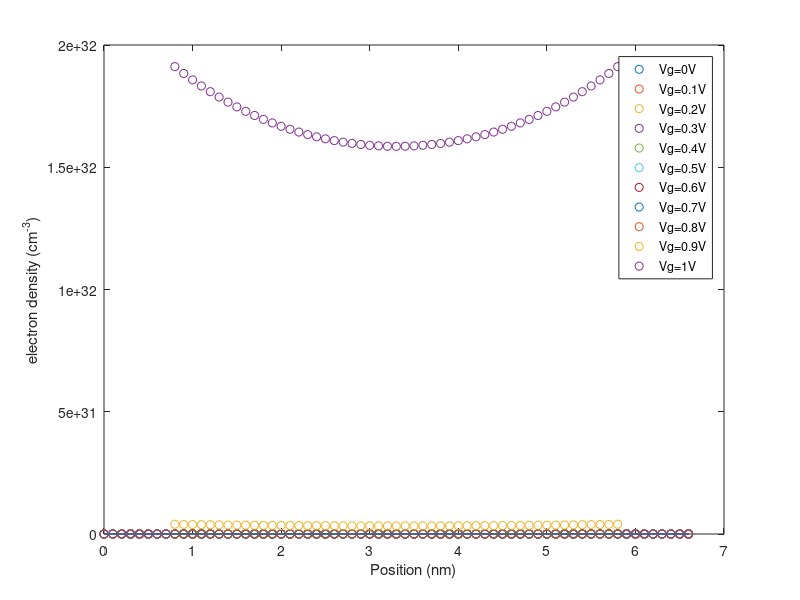
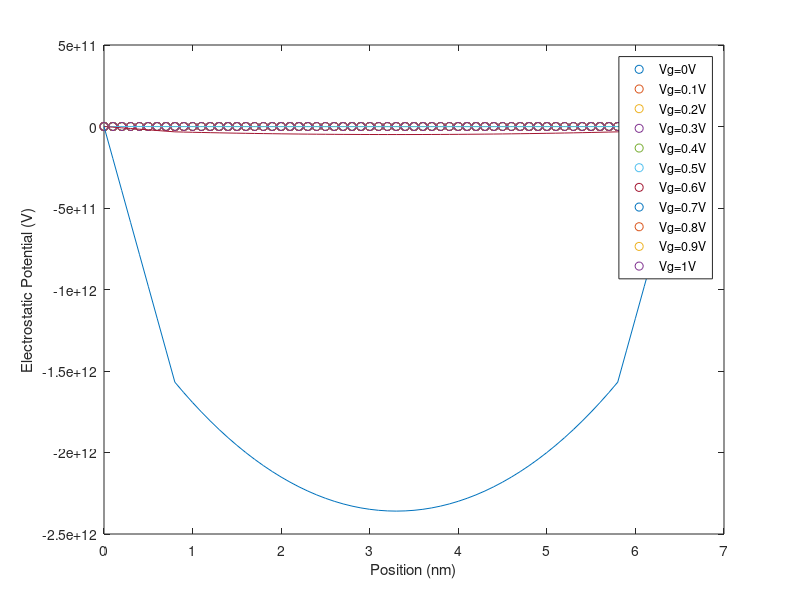
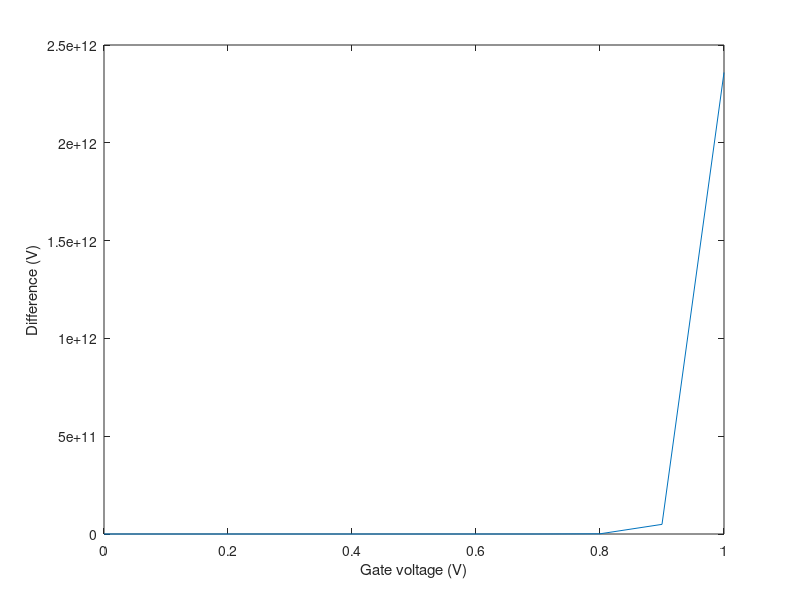

These charts were generated, in order, by the following MATLAB code:
clear;

q = 1.602192e-19; % Elementary charge, C
eps0 = 8.854187817e-12; % Vacuum permittivity, F/m
eps_si = 11.7;
eps_ox = 3.9;

k_B = 1.380662e-23; % Boltzmann constant, J/K
T = 300.0; % Temperature, K
thermal = k_B*T/q; % Thermal voltage, V
ni = 1.075e16; % 1.075e10 /cm^3

Deltax = 0.1e-9; % 0.1 nm spacing
N = 67;
x = Deltax*transpose([0:N-1]); % real space, m
interface1 = 9; % At x=0.8 nm
interface2 = 59; % At x=5.8 nm
Nacc = 1e24; % 1e18cm^3
coef = Deltax*Deltax*q/eps0;
A = zeros(N,N);
A(1,1) = 1;
A(N,N) = 1;

b = zeros(N,1);

V = [0:0.1:1];
X_initial = zeros(N,length(V));
X_update = zeros(N,length(V));
elec_initial = zeros(N,length(V));
elec_update = zeros(N,length(V));

Difference = zeros(N,length(V));
Difference_max = zeros(length(V),1);

for v = 1:length(V);
    
    b(1,1) = 0.33374+V(v);  %workfunction = 4.3eV.
    b(N,1) = 0.33374+V(v);
    
    for i = 2:N-1
        if(i < interface1)
            A(i,i-1) = eps_ox;
            A(i,i) = -2*eps_ox;
            A(i,i+1) = eps_ox;
        elseif(i == interface1)
            A(i,i-1) = eps_ox;
            A(i,i) = -eps_ox -eps_si;
            A(i,i+1) = eps_si;
            b(i,1) = coef*Nacc*0.5;
        elseif(i == interface2)
            A(i,i-1) = eps_si;
            A(i,i) = -eps_ox -eps_si;
            A(i,i+1) = eps_ox;
            b(i,1) = coef*Nacc*0.5;
        elseif(i>interface2)
            A(i,i-1) = eps_ox;
            A(i,i) = -2*eps_ox;
            A(i,i+1) = eps_ox;
        else
            A(i,i-1) = eps_si;
            A(i,i) = -2*eps_si;
            A(i,i+1) = eps_si;
            b(i,1) = coef*Nacc;
        end
    end
    
    X_initial(:,v) = A\b;
    
    
    for i = interface1 : interface2
        elec_initial(i,v) = ni*exp(X_initial(i,v)/thermal);        
    end
    
    
    %%% update %%%
    b(1,1) = 0.33374+V(v);
    b(N,1) = 0.33374+V(v);
    
    for i = 2:N-1
        if(i < interface1)
            A(i,i-1) = eps_ox;
            A(i,i) = -2*eps_ox;
            A(i,i+1) = eps_ox;
        elseif(i == interface1)
            A(i,i-1) = eps_ox;
            A(i,i) = -eps_ox -eps_si;
            A(i,i+1) = eps_si;
            b(i,1) = coef*(Nacc+elec_initial(i,v))*0.5;
        elseif(i == interface2)
            A(i,i-1) = eps_si;
            A(i,i) = -eps_ox -eps_si;
            A(i,i+1) = eps_ox;
            b(i,1) = coef*(Nacc+elec_initial(i,v))*0.5;
        elseif(i>interface2)
            A(i,i-1) = eps_ox;
            A(i,i) = -2*eps_ox;
            A(i,i+1) = eps_ox;
        else
            A(i,i-1) = eps_si;
            A(i,i) = -2*eps_si;
            A(i,i+1) = eps_si;
            b(i,1) = coef*(Nacc+elec_initial(i,v));
        end
    end
    
    X_update(:,v) = A\b;
    
    for i = interface1 : interface2
        elec_update(i,v) = ni*exp(X_update(i,v)/thermal);        
    end
    
    Difference(:,v) =  X_update(:,v) - X_initial(:,v);
    Difference_max(v,1) = max(abs(Difference(:,v)));
end
figure(1)
plot(x*1e9,elec_initial/1e6,'o'); hold on;
plot(x*1e9,elec_update/1e6); 
xlabel('Position (nm)')
ylabel('electron density (cm^{-3})')
legend('Vg=0V', 'Vg=0.1V', 'Vg=0.2V', 'Vg=0.3V', 'Vg=0.4V', 'Vg=0.5V', 'Vg=0.6V', 'Vg=0.7V', 'Vg=0.8V', 'Vg=0.9V', 'Vg=1V')

figure(2)
plot(x*1e9,X_initial,'o'); hold on;
plot(x*1e9,X_update); 
xlabel('Position (nm)')
ylabel('Electrostatic Potential (V)')
legend('Vg=0V', 'Vg=0.1V', 'Vg=0.2V', 'Vg=0.3V', 'Vg=0.4V', 'Vg=0.5V', 'Vg=0.6V', 'Vg=0.7V', 'Vg=0.8V', 'Vg=0.9V', 'Vg=1V')


figure(3)
plot(V,Difference_max)
xlabel('Gate voltage (V)')
ylabel('Difference (V)')

